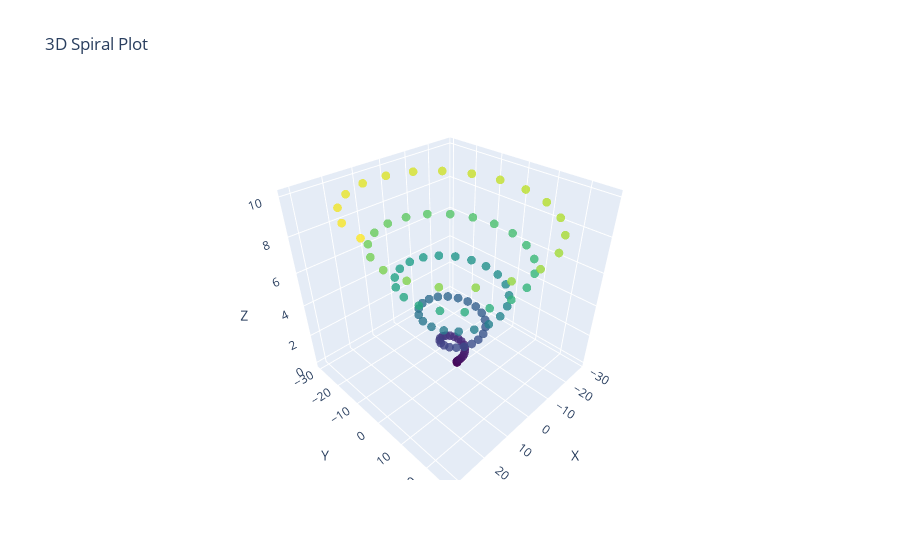

This figure's notebook cell:
### Code cell
import numpy as np

# Set the number of rows and columns
num_rows = 100
num_columns = 2

# Create a time variable
t = np.linspace(0, 10*np.pi, num_rows)

# Create the spiral dataset
x = np.cos(t) * t
y = np.sin(t) * t
z = np.linspace(0, 10, num_rows)

# Combine the x, y, and z coordinates into a single ndarray
data = np.column_stack((x, y, z))
# Set the number of rows and column

import plotly.graph_objects as go

# Create a 3D scatter plot
fig = go.Figure(data=[go.Scatter3d(
    x=data[:, 0],  # x-coordinates
    y=data[:, 1],  # y-coordinates
    z=data[:, 2],  # z-coordinates
    mode='markers',
    marker=dict(
        size=3,
        color=data[:, 2],  # set color to z values
        colorscale='Viridis',  # choose a colorscale
        opacity=0.8
    )
)])

# Set the title and axis labels
fig.update_layout(scene=dict(
    xaxis_title='X',
    yaxis_title='Y',
    zaxis_title='Z'),
    title="3D Spiral Plot"
)

# Show the plot
fig.show()
